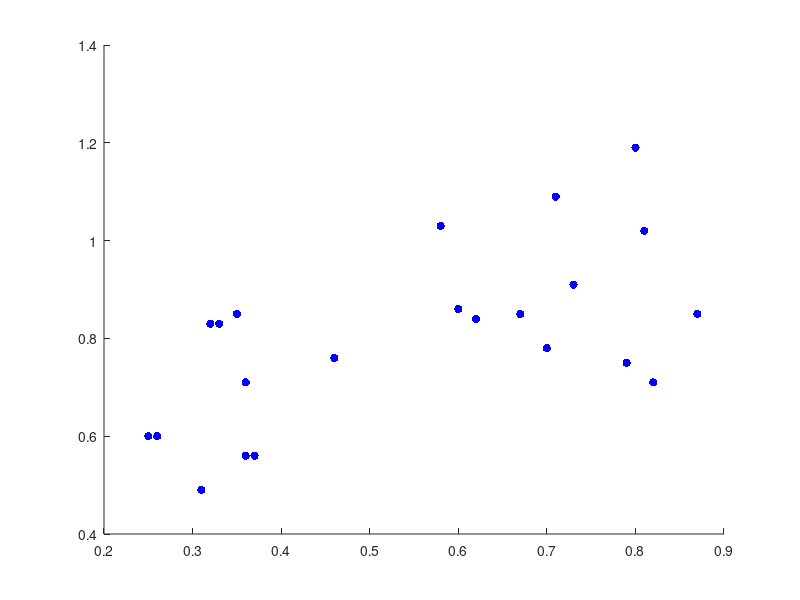

Recreate this plot in MATLAB. (Note: this script raises an error after producing the figure.)
clear all;clc; figure; hold on;

data = load('data2.txt');

ylabel_o = {'Q(*)','Q(*N)','Q(*NH)','Q(*NH_2)'};

datax = 1;
datay = 3;

a = 0.498;
b = 0.5;

ida = find(data(:,8) == 0);
ids = find(data(:,8) == 1);

h = scatter(data(ida,datax),data(ida,datay),'b','filled');
h.MarkerFaceColor = '#11468F';
h.SizeData = 50;

h = scatter(data(ids,datax),data(ids,datay),'b','filled');
h.MarkerFaceColor = '#DA1212';
h.Marker = 'square';
h.SizeData = 70;

x_min = min(data(ida,datax));
x_max = max(data(ida,datax));

x = x_min:0.01:x_max;
y = a*x+b;
plot(x,y,'k-','LineWidth',2.5);

l = legend('TM-ads','TM-S','Location','southeast');
l.LineWidth = 0.5;

xlabel(ylabel_o{datax});
ylabel(ylabel_o{datay});

box on;
axis square;
set(gca,'LineWidth',1.5);
set(gca,'FontSize',14);